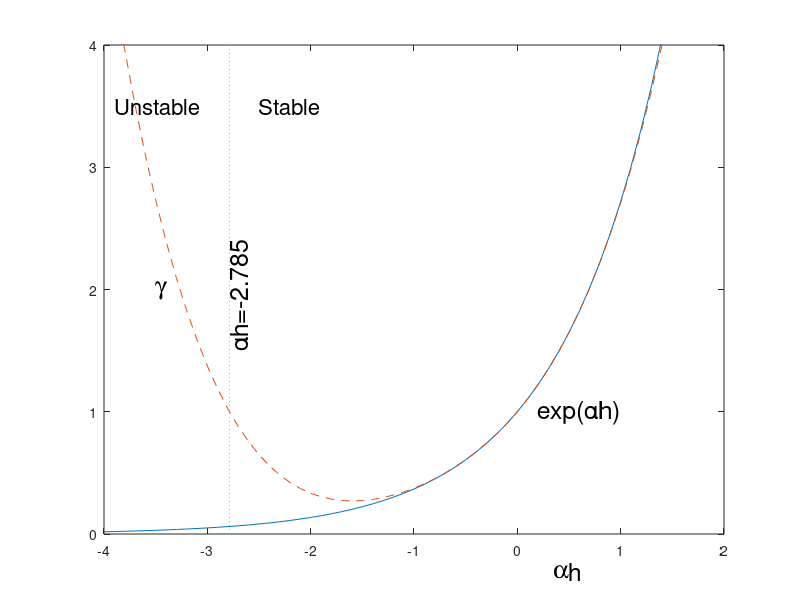

Reproduce this figure in MATLAB.
% f10_19 plots Figure 10.19
% Copyright S. Nakamura, 1995
figure(1)
set(gcf,'NumberTitle','off','Name','Figure10.19')
clear, clf
x = -4:0.1:2;
fex= exp(x);
gamm=1 + x.*( 1 + x/2.*(1 + x/3.*(1 + x/4)));
%gamm = 1 + x + x.^2/2 + x.^3/2/3 + x.^4/2/3/4; 
plot(x,fex,'-')
hold on
plot(x,gamm,'--')
plot([-2.785,-2.785], [0,4],':')
axis([-4,2,0,4]);
h=text(-3.5,2, 'g')  ; 
set(h, 'FontName','Symbol', 'Fontsize',[18])
b=text(0.2,1,'exp({\alpha}h)');
set(b, 'Fontsize',[18])

%a=text(0.7, 0.99,'a');
%set(a, 'FontName','Symbol', 'Fontsize',[18])

a=text(0.35, -0.31, 'a');
set(a, 'FontName','Symbol', 'Fontsize',[18])
b=text(0.5, -0.3, 'h');
set(b, 'Fontsize',[18])

b=text(-2.7, 1.5, '{\alpha}h=-2.785');
set(b, 'Fontsize',[18],'Rotation', [90])
%a=text(-2.69, 1.4, 'a');
%set(a, 'FontName','Symbol', 'Fontsize',[18], 'Rotation', [90])

s=text(-3.9, 3.5,'Unstable');
set(s, 'Fontsize',[16])
u=text(-2.5,3.5, 'Stable');
set(u, 'Fontsize',[16])
